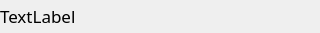
<?xml version="1.0" encoding="UTF-8"?>
<ui version="4.0">
 <class>listWidget</class>
 <widget class="QWidget" name="listWidget">
  <property name="geometry">
   <rect>
    <x>0</x>
    <y>0</y>
    <width>320</width>
    <height>33</height>
   </rect>
  </property>
  <property name="font">
   <font>
    <family>Padauk</family>
    <pointsize>13</pointsize>
   </font>
  </property>
  <property name="windowTitle">
   <string>Form</string>
  </property>
  <property name="autoFillBackground">
   <bool>false</bool>
  </property>
  <widget class="QLabel" name="fileName">
   <property name="geometry">
    <rect>
     <x>0</x>
     <y>0</y>
     <width>321</width>
     <height>31</height>
    </rect>
   </property>
   <property name="text">
    <string>TextLabel</string>
   </property>
  </widget>
 </widget>
 <resources/>
 <connections/>
</ui>
